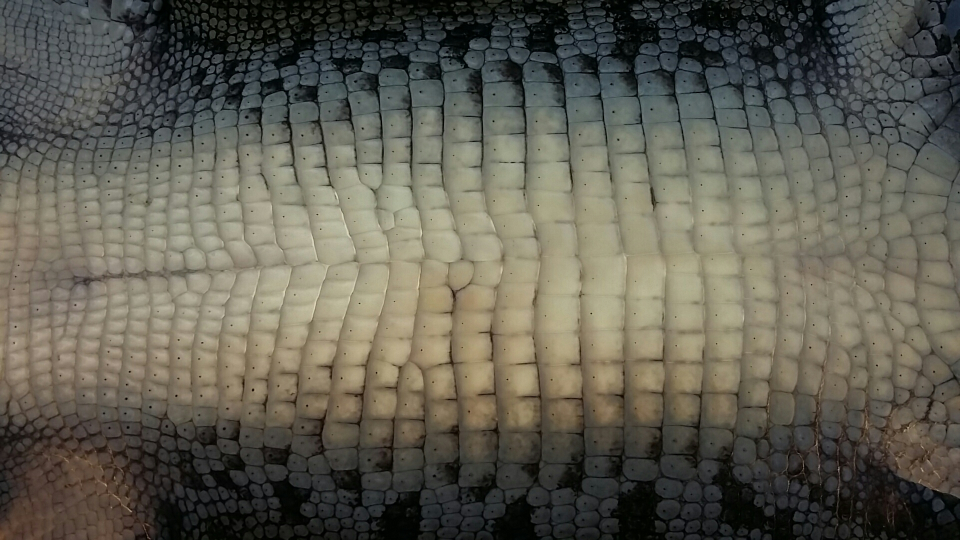
#> input picture app/resources/images_initial/img2_2016-03-01 21.42.11.jpg, 1920 x 1080 px (shown at 1/2 size)
$ python csv_processing_util.py
#> lines starting #> are read from the running program, lines starting #| are printed output that depends on the picture
import numpy as np
import cv2
import pickle

# --------------------------------------------CONSTANTS--------------------------------------------
# FILE_TYPES
FILE_TYPE_CSV = 'csv'
FILE_TYPE_PKL = 'pkl'

# --------------------------------------------INPUT--------------------------------------------

# INPUT_DATA
image_number = 2
file_type = FILE_TYPE_PKL

# COMARISON_CRITERIA
cnts_center_displacement = 0.3
cnts_area_difference_factor = 0.3

if image_number == 1:
    FILE_NAME_IMAGE_INITIAL = 'img1.jpg'
    FILE_NAME_IMAGE_GROUND_TRUTH = 'cells1.jpg'
    FILE_NAME_FILE_CSV = 'csv1.txt'
    FILE_NAME_FILE_PKL = ''
elif image_number == 2:
    FILE_NAME_IMAGE_INITIAL = 'img2_2016-03-01 21.42.11.jpg'
    FILE_NAME_IMAGE_GROUND_TRUTH = 'cells2_2016-03-01 21.42.11.jpg'
    FILE_NAME_FILE_CSV = 'csv2.txt'
    FILE_NAME_FILE_PKL = 'cells1.pkl'
elif image_number == 3:
    FILE_NAME_IMAGE_INITIAL = 'img3_20160630_160547.jpg'
    FILE_NAME_IMAGE_GROUND_TRUTH = 'cells3_20160630_160547.jpg'
    FILE_NAME_FILE_CSV = 'csv3.txt'
    FILE_NAME_FILE_PKL = 'cells2_2016-03-01_21.42.11.pkl'
elif image_number == 4:
    FILE_NAME_IMAGE_INITIAL = 'img4_20160630_160548.jpg'
    FILE_NAME_IMAGE_GROUND_TRUTH = 'cells4_20160630_160548.jpg'
    FILE_NAME_FILE_CSV = 'csv4.txt'
    FILE_NAME_FILE_PKL = 'cells4_20160630_160548.pkl'
else:
    print('INCORRECT NUMBER!')

PATH_TO_FOLDER_IMAGE_INITIAL = '../resources/images_initial/'
PATH_TO_FOLDER_IMAGE_GROUND_TRUTH = '../resources/images_photoshop/'
PATH_TO_FOLDER_FILE_CSV = '../resources/csv/'
PATH_TO_FOLDER_FILE_PKL = 'r../resources/pkl/'

PATH_TO_IMAGE_INITIAL = PATH_TO_FOLDER_IMAGE_INITIAL + FILE_NAME_IMAGE_INITIAL
PATH_TO_IMAGE_GROUND_TRUTH = PATH_TO_FOLDER_IMAGE_GROUND_TRUTH + FILE_NAME_IMAGE_GROUND_TRUTH
PATH_TO_FILE_CSV = PATH_TO_FOLDER_FILE_CSV + FILE_NAME_FILE_CSV
PATH_TO_FILE_PKL = PATH_TO_FOLDER_FILE_PKL + FILE_NAME_FILE_PKL

# --------------------------------------------OUTPUT--------------------------------------------
PATH_TO_FOLDER_OUTPUT = '../output/'

PATH_TO_FOLDER_OUTPUT_GT_CONTOURS = '../output/GT_contours/'
PATH_TO_FOLDER_OUTPUT_GT_ELLIPSES = '../output/GT_ellipses/'
PATH_TO_FOLDER_OUTPUT_METHOD_CONTOURS = '../output/method_cnts/'
PATH_TO_FOLDER_OUTPUT_VALIDATION = '../output/validation/'

PATH_TO_FILE_OUTPUT_GT_CONTOURS = PATH_TO_FOLDER_OUTPUT_GT_CONTOURS + 'GT_contours_' + FILE_NAME_IMAGE_INITIAL
PATH_TO_FILE_OUTPUT_GT_ELLIPSES = PATH_TO_FOLDER_OUTPUT_GT_ELLIPSES + 'GT_ellipses_' + FILE_NAME_IMAGE_INITIAL
PATH_TO_FILE_OUTPUT_METHOD_CONTOURS = PATH_TO_FOLDER_OUTPUT_METHOD_CONTOURS + 'method_cnts_' + FILE_NAME_IMAGE_INITIAL
PATH_TO_FILE_OUTPUT_VALIDATION = PATH_TO_FOLDER_OUTPUT_VALIDATION + 'validation_' + FILE_NAME_IMAGE_INITIAL


def generate_contours_list_from_file(path_to_file, file_type=FILE_TYPE_CSV):
    contours_from_file = []

    if file_type == FILE_TYPE_CSV:
        lines = open(path_to_file).read().split('\n')
        for line in lines:
            firstPointFlag = True
            contour_points = np.empty((1, 2), dtype=np.int32)
            numbers = line.split(' ')
            i = 0
            while i < len(numbers) - 4:
                if numbers[i] != '':
                    x = int(numbers[i].strip())
                    x //= 2
                    y = int(numbers[i + 1].strip())
                    y //= 2
                    if firstPointFlag == True:
                        contour_points[0] = [x, y]
                        firstPointFlag = False
                    else:
                        contour_points = np.append(contour_points, [[x, y]], axis=0)
                i += 2
            contours_from_file.append(contour_points)
    elif file_type == FILE_TYPE_PKL:
        # with open(r'./resources/pkl/20160630_160547.pkl', 'rb') as file:
        with open(path_to_file, 'rb') as file:
            contours = pickle.load(file)

        # print(contours)
        contours_from_file = contours

    return contours_from_file


# [111 lines left out: functions generate_contours_list_from_GROUND_TRUTH_file, convert_color, draw_contours_on_image, draw_contours_on_image_from_list_of_dict, find_cnt_center, get_list_of_cnt_data_dict, not called in this run]


def get_resized_image_for_validation(path_to_file):
    image_init_1 = cv2.imread(PATH_TO_IMAGE_INITIAL)
#> image_init_1 is the input picture: shape (1080, 1920, 3); mean B, G, R 82.4, 94, 96.3
    image_init_1 = cv2.resize(image_init_1, None, fx=0.5, fy=0.5)
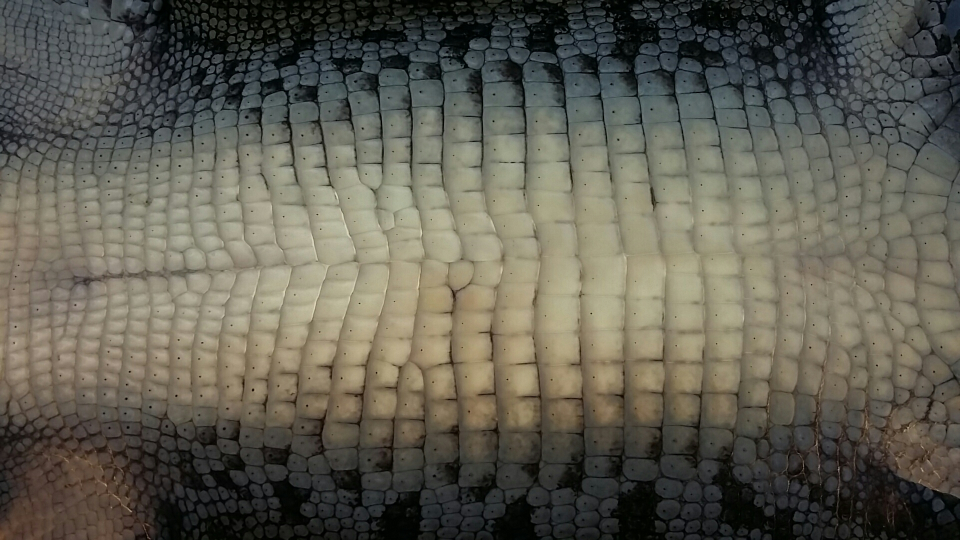
#> image_init_1: shape (540, 960, 3); mean B, G, R 82.6, 94.1, 96.4
    height1, width1, _ = image_init_1.shape
#> height1 = 540; width1 = 960

    image_cells = cv2.imread(path_to_file)
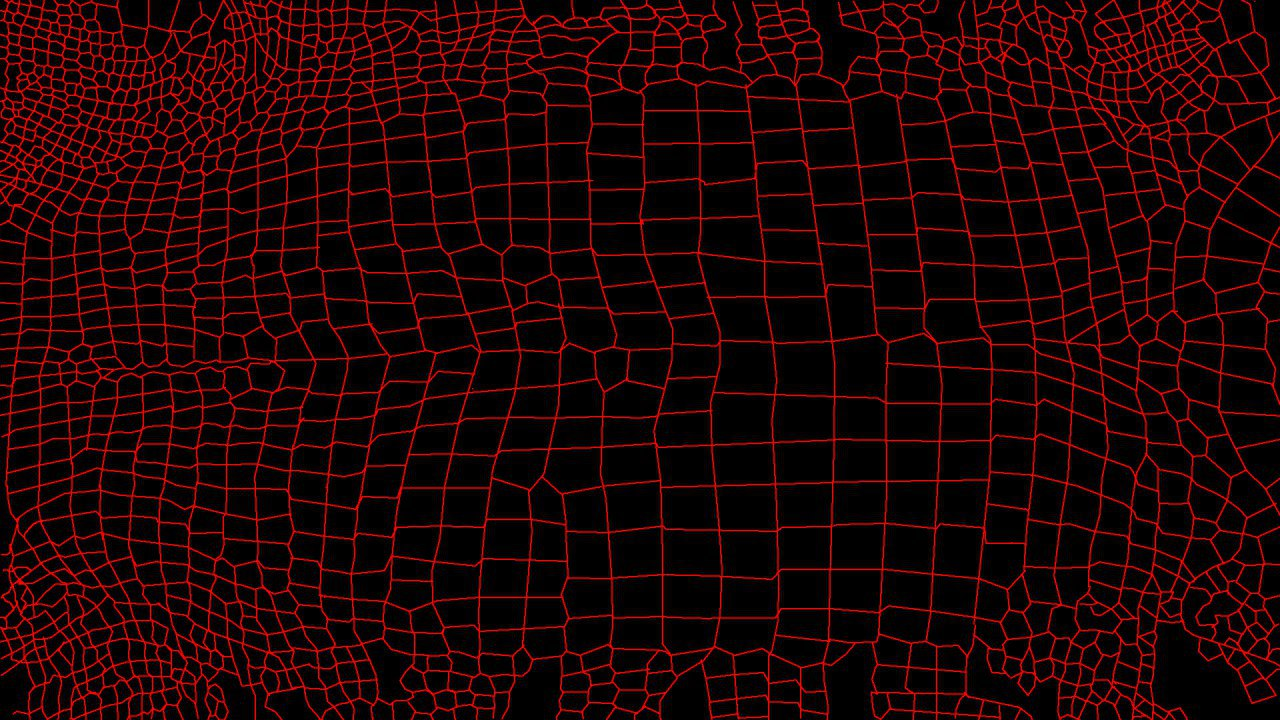
#> input picture app/resources/images_photoshop/cells2_2016-03-01 21.42.11.jpg, 1280 x 720 px
#> image_cells is the input picture: shape (720, 1280, 3); mean B, G, R 5.9, 5, 31.3
    image_cells = cv2.resize(image_cells, (width1, height1))
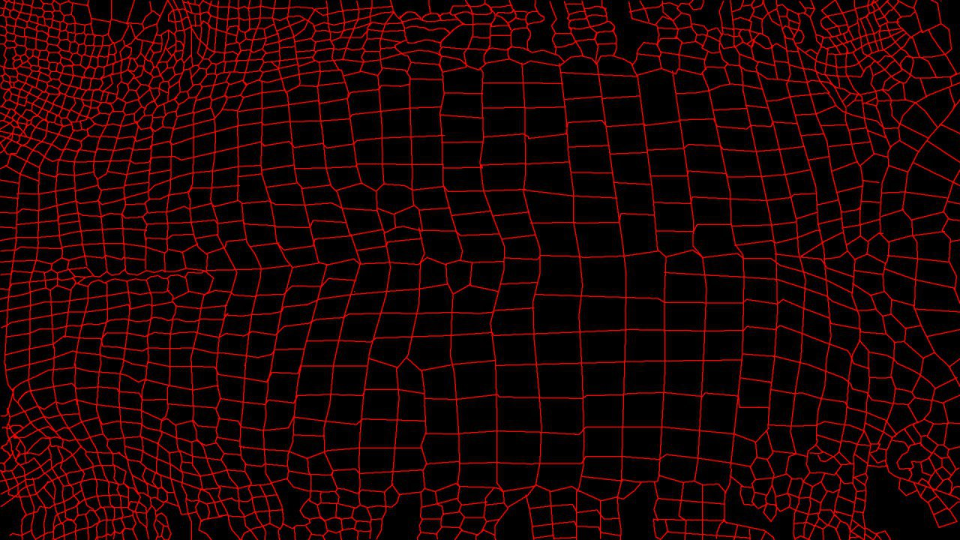
#> image_cells: shape (540, 960, 3); mean B, G, R 5.9, 5, 31.2

    return image_cells


# [66 lines left out: functions compare_contours_lists, calculate_area_of_contours, make_csv_from_cnts_list, not called in this run]


def main():
    image_cells = get_resized_image_for_validation(path_to_file=PATH_TO_IMAGE_GROUND_TRUTH)
    cv2.namedWindow('image_cells', cv2.WINDOW_NORMAL)
    cv2.imshow('image_cells', image_cells)

    image_cells_copy = image_cells.copy()

    contours_from_file = generate_contours_list_from_file(path_to_file=PATH_TO_FILE_CSV,
                                                          file_type=FILE_TYPE_CSV)

    contours_from_image_GROUND_TRUTH = generate_contours_list_from_GROUND_TRUTH_file(image=image_cells,
                                                                                     title='Ellipses_' + FILE_NAME_IMAGE_INITIAL[
                                                                                                         :-4])

    # ----------------------------------VALIDATION--------------------------------------------
    list_of_file_cnt_data_dict = get_list_of_cnt_data_dict(contours=contours_from_file, color='Y')
    # print('list_of_csv_1_cnt_data_dict=', list_of_csv_1_cnt_data_dict)
    # print('len(list_of_csv_1_cnt_data_dict)=', len(list_of_csv_1_cnt_data_dict))
    # print()

    list_of_GT_1_cnt_data_dict = get_list_of_cnt_data_dict(contours=contours_from_image_GROUND_TRUTH, color='G')
    # print('list_of_GT_1_cnt_data_dict=', list_of_GT_1_cnt_data_dict)
    # print('len(list_of_GT_1_cnt_data_dict)=', len(list_of_GT_1_cnt_data_dict))
    # print()

    common_contours_list_of_dict_1, fail_GT_contours_list_of_dict_1, fail_csv_contours_list_of_dict_1 = compare_contours_lists(
        reference_contours_list_of_dict=list_of_GT_1_cnt_data_dict,
        test_contours_list_of_dict=list_of_file_cnt_data_dict,
        image=image_cells_copy,
        title='validation_' + FILE_NAME_IMAGE_INITIAL[:-4],
        cnts_center_displacement = cnts_center_displacement,
        cnts_area_difference_factor = cnts_area_difference_factor)

    # [13 lines of commented-out code are left out]
    print('==================================================================')
    Number_GT_contours_1 = len(list_of_GT_1_cnt_data_dict)
    Number_common_1 = len(common_contours_list_of_dict_1)
    print('Number_common_1/Number_GT_contours_1=', Number_common_1 / Number_GT_contours_1)

    # ----------------------------------DRAW_RESULTS--------------------------------------------
    draw_contours_on_image(contours=contours_from_file,
                           color='G',
                           image=image_cells,
                           title='method_cnts_' + FILE_NAME_IMAGE_INITIAL[:-4])

    draw_contours_on_image_from_list_of_dict(list_of_contours_dict=list_of_GT_1_cnt_data_dict,
                                             color='Y',
                                             image=image_cells,
                                             title='GT_cnts_' + FILE_NAME_IMAGE_INITIAL[:-4])

    # ----------------------------------CALCULATE_AREA_PROBABILITY--------------------------------------------
    print('==================================================================')
    S_GT_1 = calculate_area_of_contours(list_of_GT_1_cnt_data_dict)
    # print('calculate_area_of_contours(list_of_GT_1_cnt_data_dict)=', S_GT_1)
    # print('calculate_area_of_contours(list_of_csv_1_cnt_data_dict)=', calculate_area_of_contours(list_of_csv_1_cnt_data_dict))
    # print()
    S_common_1 = calculate_area_of_contours(common_contours_list_of_dict_1)
    # [4 lines of commented-out code are left out]
    print('S(common_1)/S(GT_1)=', S_common_1 / S_GT_1)

    cv2.waitKey(0)
    cv2.destroyAllWindows()


if __name__ == "__main__":
#> (the run stopped early here; a loop or call above may not have finished)
